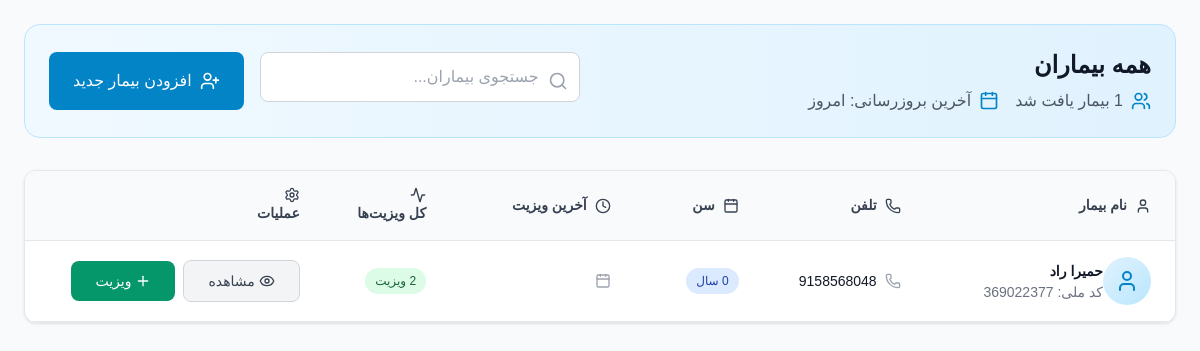
The app's page /patients/ with its own data.
### patients/models.py (models this page shows, shortened)
class Patient(models.Model):
    GENDER_CHOICES = [
        ('M', 'مرد'),
        ('F', 'زن'),
        ('O', 'سایر'),
    ]
    first_name = models.CharField(max_length=100)
    last_name = models.CharField(max_length=100)
    national_id = models.CharField(
        max_length=20,
        unique=True,
        validators=[RegexValidator(
            regex=r'^\d+$',
            message='کد ملی باید فقط شامل اعداد باشد'
        )]
    )
    birth_date = models.DateField()
    gender = models.CharField(max_length=1, choices=GENDER_CHOICES)
    phone = models.CharField(
        max_length=15,
        validators=[RegexValidator(
            regex=r'^\+?1?\d{9,15}$',
            message='شماره تلفن باید در فرمت صحیح وارد شود. حداکثر 15 رقم مجاز است.'
        )]
    )
    address = models.TextField()
    created_at = models.DateTimeField(auto_now_add=True)
    updated_at = models.DateTimeField(auto_now=True)
    class Meta:
        ordering = ['last_name', 'first_name']
    @property
    def full_name(self):
        return f"{self.first_name} {self.last_name}"
    @property
    def age(self):
        from datetime import date
        today = date.today()
        return today.year - self.birth_date.year - ((today.month, today.day) < (self.birth_date.month, self.birth_date.day))

### patients/views.py (the view, shortened to what this page needs)
# urls.py: path('patients/', views.patients_list, name='patients'),
def patients_list(request):
    patients = Patient.objects.prefetch_related('visits').order_by('last_name', 'first_name')
    search_query = request.GET.get('search', '')
    context = {
        'patients': patients,
        'search_query': search_query,
    }
    return render(request, 'patients.html', context)

### patients/templatetags/jalali.py (called while the page is built)
def _to_datetime(value):
    if isinstance(value, datetime):
        return value
    if isinstance(value, date):
        return datetime(value.year, value.month, value.day)
    return None

@register.filter(name="jalali")
def jalali(value, fmt: str = "%Y/%m/%d"):
    if value in (None, ""):
        return ""
    dt = _to_datetime(value)
    if not dt:
        return value
    if jdatetime is None:
        return dt.strftime(fmt)
    jdt = jdatetime.datetime.fromgregorian(datetime=dt)
    return jdt.strftime(fmt)

### templates/patients.html (shortened to what this page needs)
{% extends 'base.html' %}
{% load static %}
{% load jalali %}
{% block content %}
<div class="space-y-8">
    <div class="bg-gradient-to-r from-medical-50 to-medical-100 rounded-2xl p-6 border border-medical-200">
        <div class="flex flex-col lg:flex-row lg:items-center lg:justify-between">
            <div class="mb-6 lg:mb-0">
                <h2 class="text-2xl font-bold text-gray-900 mb-2">همه بیماران</h2>
                <div class="flex items-center space-x-4 space-x-reverse">
                    <div class="flex items-center text-gray-600">
                        <i data-lucide="users" class="w-5 h-5 ml-2 text-medical-600"></i>
                        <span>{{ patients|length }} بیمار یافت شد</span>
                    </div>
                    <div class="flex items-center text-gray-600">
                        <i data-lucide="calendar" class="w-5 h-5 ml-2 text-medical-600"></i>
                        <span>آخرین بروزرسانی: امروز</span>
                    </div>
                </div>
            </div>
            <div class="flex flex-col sm:flex-row gap-4">
                <div class="relative">
                    <div class="absolute inset-y-0 right-0 pr-3 flex items-center pointer-events-none">
                    </div>
                    <input type="text" id="searchInput" placeholder="جستجوی بیماران..."
                           class="form-input pr-10 w-full sm:w-80 bg-white border-gray-300 focus:border-medical-500 focus:ring-medical-500"
                           onkeyup="filterPatients()">
                </div>
                <a href="{% url 'add_patient' %}" class="btn-primary inline-flex items-center justify-center">
                    <i data-lucide="user-plus" class="w-5 h-5 ml-2"></i>
                    افزودن بیمار جدید
                </a>
            </div>
        </div>
    </div>
    <div class="table-container">
        {% if patients %}
            <div class="overflow-x-auto">
                <table class="min-w-full" id="patientsTable">
                    <thead class="table-header">
                        <tr>
                            <th class="table-cell font-semibold text-gray-700">
                                <button onclick="sortTable(0)" class="flex items-center hover:text-medical-600 transition-colors">
                                    <i data-lucide="user" class="w-4 h-4 ml-2"></i>
                                    نام بیمار
                                    <i data-lucide="chevron-up-down" class="w-4 h-4 mr-2"></i>
                                </button>
                            </th>
                            <th class="table-cell font-semibold text-gray-700">
                                <button onclick="sortTable(1)" class="flex items-center hover:text-medical-600 transition-colors">
                                    <i data-lucide="phone" class="w-4 h-4 ml-2"></i>
                                    تلفن
                                    <i data-lucide="chevron-up-down" class="w-4 h-4 mr-2"></i>
                                </button>
                            </th>
                            <th class="table-cell font-semibold text-gray-700">
                                <button onclick="sortTable(2)" class="flex items-center hover:text-medical-600 transition-colors">
                                    <i data-lucide="calendar" class="w-4 h-4 ml-2"></i>
                                    سن
                                    <i data-lucide="chevron-up-down" class="w-4 h-4 mr-2"></i>
                                </button>
                            </th>
                            <th class="table-cell font-semibold text-gray-700">
                                <button onclick="sortTable(3)" class="flex items-center hover:text-medical-600 transition-colors">
                                    <i data-lucide="clock" class="w-4 h-4 ml-2"></i>
                                    آخرین ویزیت
                                    <i data-lucide="chevron-up-down" class="w-4 h-4 mr-2"></i>
                                </button>
                            </th>
                            <th class="table-cell font-semibold text-gray-700">
                                <i data-lucide="activity" class="w-4 h-4 ml-2"></i>
                                کل ویزیت‌ها
                            </th>
                            <th class="table-cell font-semibold text-gray-700">
                                <i data-lucide="settings" class="w-4 h-4 ml-2"></i>
                                عملیات
                            </th>
                        </tr>
                    </thead>
                    <tbody>
                        {% for patient in patients %}
                        <tr class="table-row patient-row">
                            <td class="table-cell">
                                <div class="flex items-center">
                                    <div class="w-12 h-12 bg-gradient-to-br from-medical-100 to-medical-200 rounded-full flex items-center justify-center">
                                        <i data-lucide="user" class="w-6 h-6 text-medical-600"></i>
                                    </div>
                                    <div class="ml-4">
                                        <div class="font-semibold text-gray-900 patient-name">
                                            {{ patient.full_name }}
                                        </div>
                                        <div class="text-sm text-gray-500">
                                            کد ملی: {{ patient.national_id }}
                                        </div>
                                    </div>
                                </div>
                            </td>
                            <td class="table-cell">
                                <div class="flex items-center text-gray-900 patient-phone">
                                    <i data-lucide="phone" class="w-4 h-4 ml-2 text-gray-400"></i>
                                    {{ patient.phone }}
                                </div>
                            </td>
                            <td class="table-cell">
                                <span class="badge badge-info patient-age">{{ patient.age }} سال</span>
                            </td>
                            <td class="table-cell patient-last-visit">
                                {% if patient.visits.first %}
                                    <div class="flex items-center text-gray-900">
                                        <i data-lucide="calendar" class="w-4 h-4 ml-2 text-gray-400"></i>
                                    </div>
                                {% else %}
                                    <span class="badge badge-warning">هنوز ویزیتی نداشته</span>
                                {% endif %}
                            </td>
                            <td class="table-cell">
                                <span class="badge badge-success">
                                    {{ patient.visits.count }} ویزیت
                                </span>
                            </td>
                            <td class="table-cell">
                                <div class="flex items-center space-x-2 space-x-reverse">
                                    <a href="{% url 'patient_detail' patient.id %}"
                                       class="btn-secondary text-sm">
                                        <i data-lucide="eye" class="w-4 h-4 ml-1"></i>
                                        مشاهده
                                    </a>
                                    <a href="{% url 'add_visit' patient.id %}"
                                       class="btn-success text-sm">
                                        <i data-lucide="plus" class="w-4 h-4 ml-1"></i>
                                        ویزیت
                                    </a>
                                </div>
                            </td>
                        </tr>
                        {% endfor %}
                    </tbody>
                </table>
            </div>
        {% endif %}
    </div>
</div>
{% endblock %}

### static/css/style.css (style rules this page uses)
.btn-primary { background-color: #0284c7; color: white; font-weight: 500; padding: 10px 24px; border-radius: 8px; border: none; transition: all 0.2s; text-decoration: none; display: inline-flex; align-items: center; justify-content: center; }
.btn-secondary { background-color: #f3f4f6; color: #374151; font-weight: 500; padding: 10px 24px; border-radius: 8px; border: 1px solid #d1d5db; transition: all 0.2s; text-decoration: none; display: inline-flex; align-items: center; justify-content: center; }
.btn-success { background-color: #059669; color: white; font-weight: 500; padding: 10px 24px; border-radius: 8px; border: none; transition: all 0.2s; text-decoration: none; display: inline-flex; align-items: center; justify-content: center; }
.form-input { width: 100%; padding: 12px 16px; border: 1px solid #d1d5db; border-radius: 8px; background: white; transition: all 0.2s; direction: rtl; text-align: right; }
.table-container { background: white; border-radius: 12px; box-shadow: 0 1px 3px rgba(0, 0, 0, 0.1); border: 1px solid #e5e7eb; overflow: hidden; }
.table-header { background-color: #f9fafb; padding: 16px 24px; border-bottom: 1px solid #e5e7eb; }
.table-row { border-bottom: 1px solid #e5e7eb; transition: background-color 0.15s; }
.table-cell { padding: 16px 24px; font-size: 14px; color: #111827; }
.badge { display: inline-flex; align-items: center; padding: 4px 10px; border-radius: 9999px; font-size: 12px; font-weight: 500; }
.badge-success { background-color: #dcfce7; color: #166534; }
.badge-info { background-color: #dbeafe; color: #1e40af; }
body { font-family: 'Vazir', 'Tahoma', sans-serif; direction: rtl; margin: 0; padding: 0; }
th, td { text-align: right; }

### records on screen
Patient: full_name "حمیرا راد", national_id "369022377", phone "9158568048"
